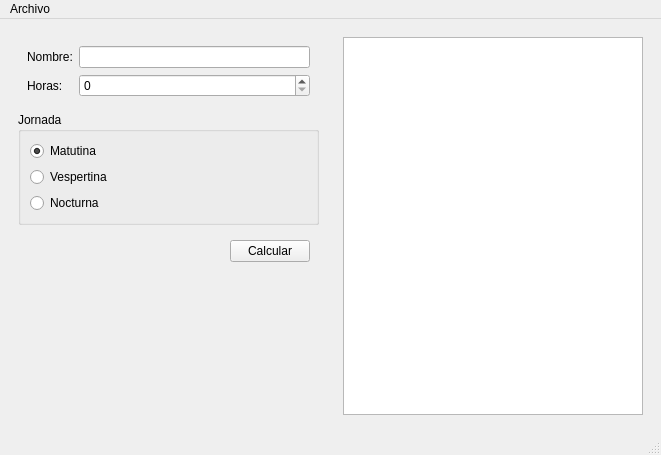
<?xml version="1.0" encoding="UTF-8"?>
<ui version="4.0">
 <class>Principal</class>
 <widget class="QMainWindow" name="Principal">
  <property name="geometry">
   <rect>
    <x>0</x>
    <y>0</y>
    <width>661</width>
    <height>455</height>
   </rect>
  </property>
  <property name="windowTitle">
   <string>Principal</string>
  </property>
  <widget class="QWidget" name="centralwidget">
   <layout class="QHBoxLayout" name="horizontalLayout">
    <item>
     <widget class="QWidget" name="widget_2" native="true">
      <layout class="QVBoxLayout" name="verticalLayout">
       <item>
        <widget class="QWidget" name="widget" native="true">
         <layout class="QFormLayout" name="formLayout">
          <item row="0" column="0">
           <widget class="QLabel" name="label">
            <property name="text">
             <string>Nombre:</string>
            </property>
           </widget>
          </item>
          <item row="0" column="1">
           <widget class="QLineEdit" name="inNombre"/>
          </item>
          <item row="1" column="0">
           <widget class="QLabel" name="label_2">
            <property name="text">
             <string>Horas:</string>
            </property>
           </widget>
          </item>
          <item row="1" column="1">
           <widget class="QSpinBox" name="inHoras">
            <property name="maximum">
             <number>50</number>
            </property>
           </widget>
          </item>
         </layout>
        </widget>
       </item>
       <item>
        <widget class="QGroupBox" name="groupBox">
         <property name="title">
          <string>Jornada</string>
         </property>
         <layout class="QVBoxLayout" name="verticalLayout_2">
          <item>
           <widget class="QRadioButton" name="inMatutina">
            <property name="text">
             <string>Matutina</string>
            </property>
            <property name="checked">
             <bool>true</bool>
            </property>
           </widget>
          </item>
          <item>
           <widget class="QRadioButton" name="inVespertina">
            <property name="text">
             <string>Vespertina</string>
            </property>
           </widget>
          </item>
          <item>
           <widget class="QRadioButton" name="inNocturna">
            <property name="text">
             <string>Nocturna</string>
            </property>
           </widget>
          </item>
         </layout>
        </widget>
       </item>
       <item>
        <widget class="QWidget" name="widget_4" native="true">
         <layout class="QHBoxLayout" name="horizontalLayout_2">
          <item>
           <spacer name="horizontalSpacer">
            <property name="orientation">
             <enum>Qt::Horizontal</enum>
            </property>
            <property name="sizeHint" stdset="0">
             <size>
              <width>40</width>
              <height>20</height>
             </size>
            </property>
           </spacer>
          </item>
          <item>
           <widget class="QPushButton" name="cmdCalcular">
            <property name="text">
             <string>Calcular</string>
            </property>
           </widget>
          </item>
         </layout>
        </widget>
       </item>
       <item>
        <spacer name="verticalSpacer">
         <property name="orientation">
          <enum>Qt::Vertical</enum>
         </property>
         <property name="sizeHint" stdset="0">
          <size>
           <width>20</width>
           <height>40</height>
          </size>
         </property>
        </spacer>
       </item>
      </layout>
     </widget>
    </item>
    <item>
     <widget class="QWidget" name="widget_3" native="true">
      <layout class="QVBoxLayout" name="verticalLayout_3">
       <item>
        <widget class="QPlainTextEdit" name="outResultado">
         <property name="readOnly">
          <bool>true</bool>
         </property>
        </widget>
       </item>
      </layout>
     </widget>
    </item>
   </layout>
  </widget>
  <widget class="QMenuBar" name="menubar">
   <property name="geometry">
    <rect>
     <x>0</x>
     <y>0</y>
     <width>661</width>
     <height>22</height>
    </rect>
   </property>
   <widget class="QMenu" name="menuArchivo">
    <property name="title">
     <string>Archivo</string>
    </property>
    <addaction name="actionCalcular"/>
    <addaction name="actionBorrar"/>
    <addaction name="separator"/>
    <addaction name="actionSalir"/>
   </widget>
   <addaction name="menuArchivo"/>
  </widget>
  <widget class="QStatusBar" name="statusbar"/>
  <action name="actionCalcular">
   <property name="text">
    <string>Calcular</string>
   </property>
  </action>
  <action name="actionBorrar">
   <property name="text">
    <string>Borrar</string>
   </property>
  </action>
  <action name="actionSalir">
   <property name="text">
    <string>Salir</string>
   </property>
  </action>
 </widget>
 <resources/>
 <connections/>
</ui>
